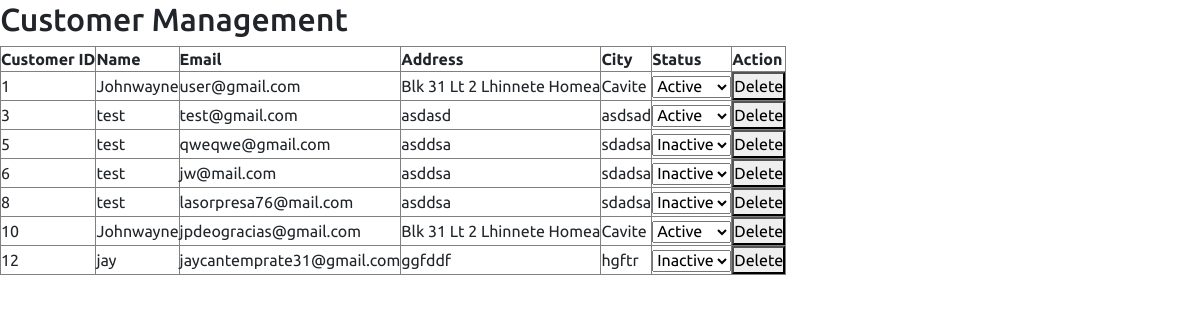
/admin/customer.php, run on an earlier commit of the app's database.
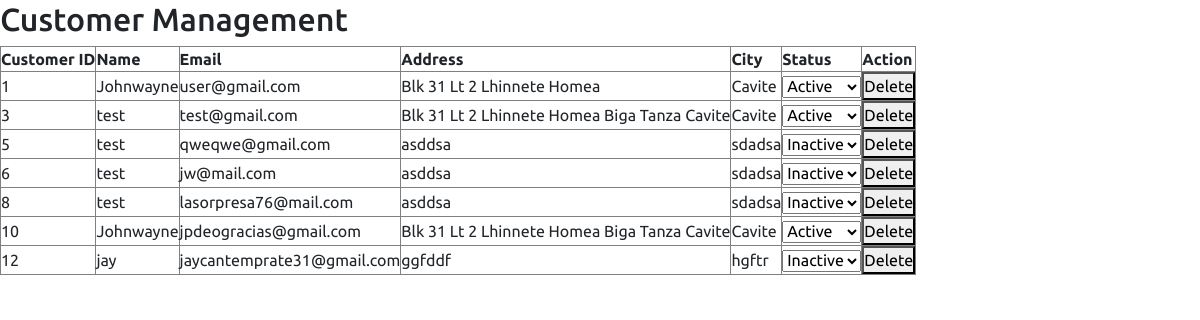
And on a later commit of the database.
### tables this page shows
CREATE TABLE `customer` (
  `cust_id` int(11) NOT NULL,
  `cust_name` varchar(255) NOT NULL,
  `cust_email` varchar(255) NOT NULL,
  `cust_phone` varchar(15) NOT NULL,
  `cust_address` text NOT NULL,
  `cust_city` varchar(255) NOT NULL,
  `cust_zip` varchar(10) NOT NULL,
  `cust_s_name` varchar(255) DEFAULT NULL,
  `cust_s_phone` varchar(15) DEFAULT NULL,
  `cust_s_address` text DEFAULT NULL,
  `cust_s_city` varchar(255) DEFAULT NULL,
  `cust_s_zip` varchar(10) DEFAULT NULL,
  `cust_password` varchar(255) NOT NULL,
  `cust_datetime` datetime DEFAULT current_timestamp(),
  `cust_timestamp` timestamp NOT NULL DEFAULT current_timestamp() ON UPDATE current_timestamp(),
  `cust_status` enum('active','inactive','suspended') DEFAULT 'active'
);

### admin/customer.php (the view, shortened to what this page needs)
<?php
include("header.php");
try {
    $stmt = $pdo->query("SELECT cust_id, cust_name, cust_email, cust_address, cust_city, cust_status FROM customer");
    $customers = $stmt->fetchAll(PDO::FETCH_ASSOC);
} catch (PDOException $e) {
    echo "Error fetching customers: " . $e->getMessage();
    exit;
}
?>
<!DOCTYPE html>
<html lang="en">
<head>
</head>
<body>
<h2>Customer Management</h2>
<table border="1">
    <thead>
        <tr>
            <th>Customer ID</th>
            <th>Name</th>
            <th>Email</th>
            <th>Address</th>
            <th>City</th>
            <th>Status</th>
            <th>Action</th>
        </tr>
    </thead>
    <tbody>
        <?php foreach ($customers as $customer): ?>
        <tr>
            <td><?php echo htmlspecialchars($customer['cust_id']); ?></td>
            <td><?php echo htmlspecialchars($customer['cust_name']); ?></td>
            <td><?php echo htmlspecialchars($customer['cust_email']); ?></td>
            <td><?php echo htmlspecialchars($customer['cust_address']); ?></td>
            <td><?php echo htmlspecialchars($customer['cust_city']); ?></td>
            <td>
                <form action="change-status.php" method="POST">
                    <select name="status" onchange="this.form.submit()">
                        <option value="active" <?php echo ($customer['cust_status'] == 'active') ? 'selected' : ''; ?>>Active</option>
                        <option value="inactive" <?php echo ($customer['cust_status'] == 'inactive') ? 'selected' : ''; ?>>Inactive</option>
                    </select>
                </form>
            </td>
            <td>
                <form action="customer-delete.php" method="POST" onsubmit="return confirm('Are you sure you want to delete this customer?');">
                    <button type="submit" name="delete_customer">Delete</button>
                </form>
            </td>
        </tr>
        <?php endforeach; ?>
    </tbody>
</table>
</body>
</html>

### admin/header.php (shortened to what this page needs)
<!DOCTYPE html>
<html lang="en">
<head>
    <link rel="stylesheet" href="../css/style.css">
    <link href="https://stackpath.bootstrapcdn.com/bootstrap/4.5.2/css/bootstrap.min.css" rel="stylesheet">
    <link href="https://cdn.jsdelivr.net/npm/select2@4.0.13/dist/css/select2.min.css" rel="stylesheet" />
</head>

### css/style.css (style rules this page uses)
* { font-family: "Ubuntu", sans-serif; margin: 0; padding: 0; box-sizing: border-box; }
:root { --blue: #dd91ad; --white: #e9e9e9; --gray: #f5f5f5; --black1: #222; --black2: #999; }
body { min-height: 100vh; overflow-x: hidden; }

What changed in the data, as far as the page shows it:
changed customer "test@gmail.com": cust_address "asdasd" → "Blk 31 Lt 2 Lhinnete Homea Biga Tanza Cavite"; cust_city "asdsad" → "Cavite"
changed customer "jpdeogracias@gmail.com": cust_address "Blk 31 Lt 2 Lhinnete Homea" → "Blk 31 Lt 2 Lhinnete Homea Biga Tanza Cavite"
